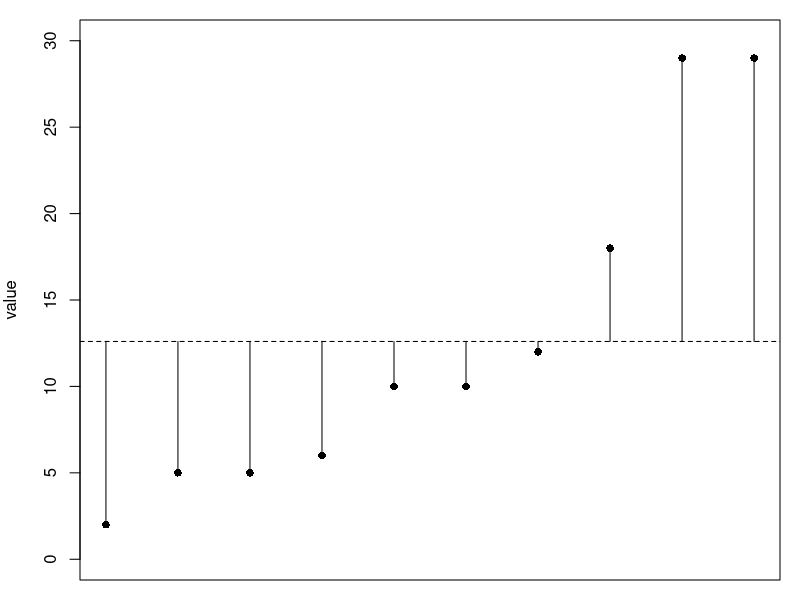
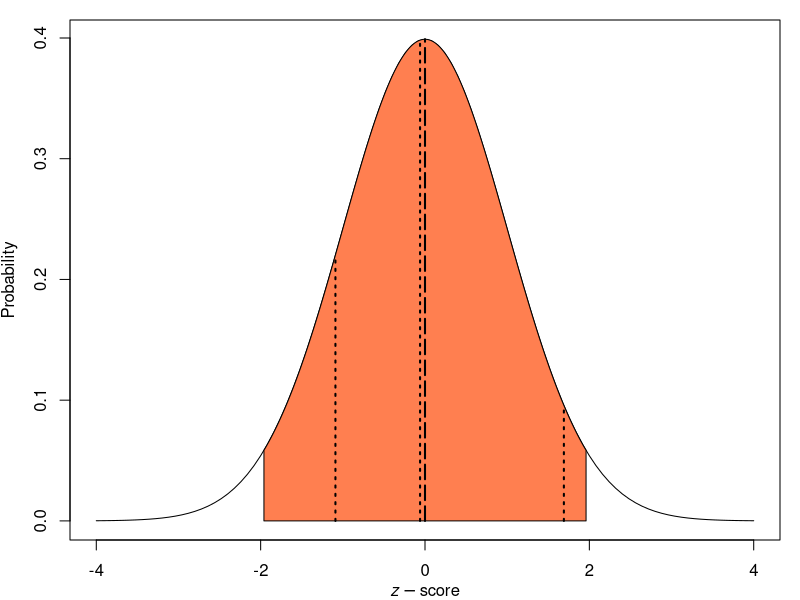
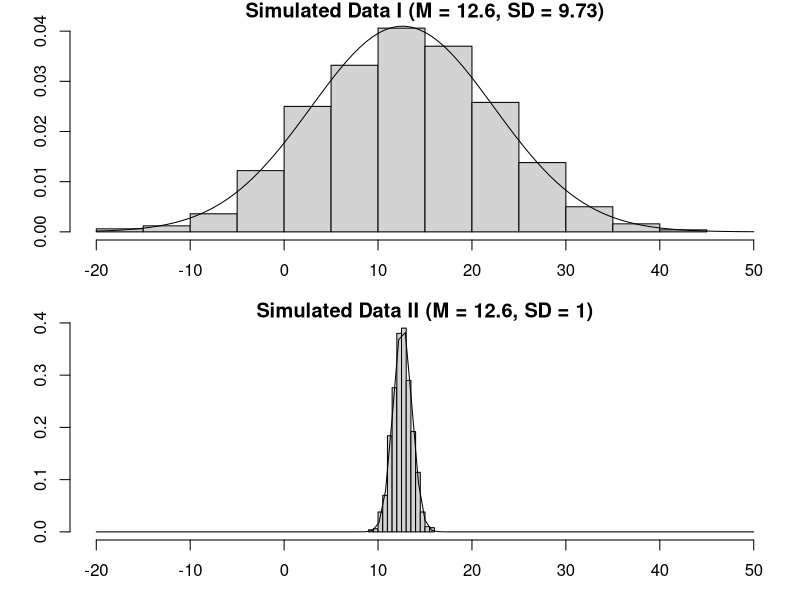
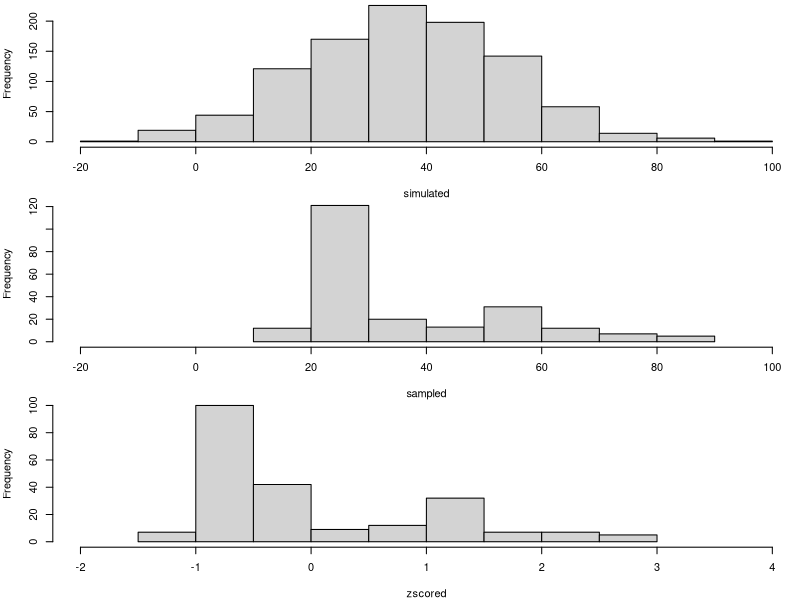

Here is the R script that generated these plots, in order:
### The Beauty of the Mean:  The Mean as Model
## Day 1 Recap
obs <- c(2, 5, 5, 6, 10, 10, 12, 18, 29, 29)
count <- c(1, 2, NA, 1, 2, NA, 1, 1, 2, NA)
d <- data.frame(cbind(obs, count)) # create data frame
n <- length(d$obs)
d$cntdn <- count/n # divide each obs. occurrence with total number of obs. -> gets percentage (in decimal) -> the weights
d$timesobs <- d$cntdn*d$obs # each obs. multiplied by its weight
d$dev <- d$obs - mean(d$obs) # the deviation of each observation from the mean -> the error (sum of all errors should be 0).
d$dev.sq <- d$dev^2 # distribution of deviance. The sum of these is the SS value. 
d # show complete data frame


##############################################
### Figure 5.1: Accounting for deviance from the mean

par(mar = c(1, 4, 1, 1)) # set parameters for plot
plot(obs, ylim = c(0, 30),
     ylab = "value", xlab = NA, axes = F, frame.plot = T, pch = 16) # plot obs.
Axis(side = 2, labels = T)
abline(h = mean(obs), lty = 2) # draw the mean as a dashed line
# Connect each obs. with a line to the mean line. 
arrows(1, 2, 1, mean(obs), length = 0) # x0, y0, x1, y1
arrows(2, 5, 2, mean(obs), length = 0) # x0, y0, x1, y1
arrows(3, 5, 3, mean(obs), length = 0) # x0, y0, x1, y1
arrows(4, 6, 4, mean(obs), length = 0) # x0, y0, x1, y1
arrows(5, 10, 5, mean(obs), length = 0) # x0, y0, x1, y1
arrows(6, 10, 6, mean(obs), length = 0) # x0, y0, x1, y1
arrows(7, 12, 7, mean(obs), length = 0) # x0, y0, x1, y1
arrows(8, 18, 8, mean(obs), length = 0) # x0, y0, x1, y1
arrows(9, 29, 9, mean(obs), length = 0) # x0, y0, x1, y1
arrows(10, 29, 10, mean(obs), length = 0) # x0, y0, x1, y1

## standard deviation
(variance <- (sum(d$dev.sq))/(n - 1)) # var with Bessel-Gauss' correction
(sqrt(variance)) # standard deviation
sd(d$obs) # another method to calculate SD

### Day 2
## z-scores (z = (obs - mean)/sd)
d$z <- (d$obs - mean(d$obs))/sd(d$obs) # (observation - mean)/sd(variable)

(12.6 - mean(d$obs))/sd(d$obs) #z-score of mean = 0
sd(d$z) # SD of z-score = 1

##############################################
### Figure 5.2: z-distribution curve

par(mar = c(3, 3.5, 1, 1)) # set plot parameters
curve(dnorm(x, 0, 1), xlim = c(-4, 4), # set mean = 0 and SD = 1 --> we get the normal destribution
      main = NULL, xlab = NA, ylab = NA)
cord.x <- c(-1.96, seq(-1.96, 1.96, 0.01), 1.96) # +/-1.96 on a z-distribution
cord.y <- c(0, dnorm(seq(-1.96, 1.96, 0.01)), 0) 
polygon(cord.x, cord.y, col = 'coral') # color the 95% confidence interval (the area between the z- values -1.96 and 1.96)
mtext(expression(italic(z)-score), side = 1, padj = 4) # label x-axis
mtext("Probability", side = 2, padj = -4) # label y-axis
lines(c(0, 0), c(0, dnorm(0, 0, 1)), lty = 5, lwd = 2) # the mean!

# probability ("sandsynlighed")
lines(c(-1.09, -1.09), c(0, dnorm(-1.09, 0, 1)), lty = 3, lwd = 2) # draw a line at the z-value corresponding to the observation 2.
# --> the line shows that there is 14% chance of getting an obs of 2 or below. 
lines(c(-0.06, -0.06), c(0, dnorm(-0.06, 0, 1)), lty = 3, lwd = 2) # draw a line at the z-value corresponding to the observation 12.
# --> the line shows that there is 46% chance of getting an obs of 12 or below.
lines(c(1.69, 1.69), c(0, dnorm(1.69, 0, 1)), lty = 3, lwd = 2) # draw a line at the z-value corresponding to the observation 29.
# --> the line shows that there is 96% chance of getting an obs of 29 or below.

# shaded area is 95% of the curve which is +/- 1.96 standard
# errors above and below the mean
pnorm(1.96, mean = 0, sd = 1) -
pnorm(-1.96, mean = 0, sd = 1)

## Standard error and confidence intervals
(se <- sd(d$obs)/sqrt(n)) # standard error

(upper <- mean(d$obs) + se * 1.96) # upper bound of CI
(lower <- mean(d$obs) - se * 1.96) # lower bound of CI

# see what happens to SE as n goes up!

# it is written line this: M = 12.6, 95% CI = [6.57, 18.63] 

## Confidence interval of the mean function

CI.mean <- function(variable){
  mean <- mean(variable, na.rm = T)
  stdev <- sd(variable, na.rm = T)
  n <- length(which(!is.na(variable)))
  se <- stdev/sqrt(n)
  lower <- mean - se * 1.96
  upper <- mean + se * 1.96
  df1 <- data.frame(mean, 
                    round(stdev, digits = 2), 
                    round(lower, digits = 2), 
                    round(upper, digits = 2))
  colnames(df1) <- c("mean", "sd", "lower", "upper")
  rownames(df1) <- c("normal") # calculated assuming normality
  return(df1)
}

mean(d$obs)
sd(d$obs)
CI.mean(d$obs)

CI.mean(rnorm(10, mean(d$obs), sd(d$obs))) # run a bunch of times!
CI.mean(rnorm(100, mean(d$obs), sd(d$obs))) # compare the 95% confidence intervals
CI.mean(rnorm(1000, mean(d$obs), sd(d$obs))) # compare the 95% confidence intervals
CI.mean(rnorm(10000, mean(d$obs), sd(d$obs))) # compare the 95% confidence intervals
CI.mean(rnorm(100000, mean(d$obs), sd(d$obs))) # compare the 95% confidence intervals
CI.mean(rnorm(1000000, mean(d$obs), sd(d$obs))) # compare the 95% confidence intervals

# 95% of any repeated observations will yield intervals
# that contain the population or "true" mean. So, if we replicated this study
# 100 times, 95 of the intervals will contain the population mean. The wider
# the interval then, the less precise the mean is as an estimate--
# or model of the true mean. Very narrow intervals represent very
# precise estimates of the mean. 

simdat <- rnorm(1000, mean = 12.6, sd = 9.73) # simulate data with specific mean and SD
CI.mean(simdat) # compare the confidence intervals

simdat2 <- rnorm(1000, mean = 12.6, sd = 1) # SD!
CI.mean(simdat2) # compare the confidence intervals --> a smaller SD gives a more narrow interval 

## Graph it!

par(mfrow = c(2, 1)) # splits the graph panels
 # simdat
hist(simdat, xlab = NA, ylab = NA, prob = TRUE,
     main = "Simulated Data I (M = 12.6, SD = 9.73)", 
     xlim = c(-20, 50), breaks = 15)
curve(dnorm(x, 12.6, 9.73), xlim = c(-20, 50), 
      main = NULL, add = TRUE) 
# simdat2
hist(simdat2, xlab = NA, ylab = NA, prob = TRUE,
     main = "Simulated Data II (M = 12.6, SD = 1)", 
     xlim = c(-20, 50), breaks = 15)
curve(dnorm(x, 12.6, 1), xlim = c(-20, 50), 
      main = NULL, add = TRUE) 

### Real data!
setwd("/Users/Emma-Marie/Documents/AU/ka_2.semester/rel_projekt/rel_projekt")
d <- read.table("data/RawProjektData.txt") # for next session!

CI.mean(d$ALDER) # our data: calculate mean, sd and interval at a confidence interval of 95%. 
# my own question: what can we interpret, when sd is 17.21 (relatively high, right?) but interval is narrow [34.07, 38.6]???

simage <- rnorm(1000, mean(d$ALDER), sd(d$ALDER)) # simulate data with same meand and SD as our data
agez <- (d$ALDER-mean(d$ALDER))/sd(d$ALDER) # each obs. minus the mean divided by the SD (17,21) --> z-values for ages in our sample

par(mfrow = c(3, 1), mar = c(4, 4, 0, 0))
hist(simage, xlim = c(-20, 100), main = NULL,
     xlab = "simulated") # plot simlated data = the normal distribution of age data with same meand and sd as our data
hist(d$ALDER, xlim = c(-20, 100), main = NULL,
     xlab = "sampled") # plot our age observations
hist(agez, xlim = c(-2, 4), main = NULL,
     xlab = "zscored") # plot z- values of out data
